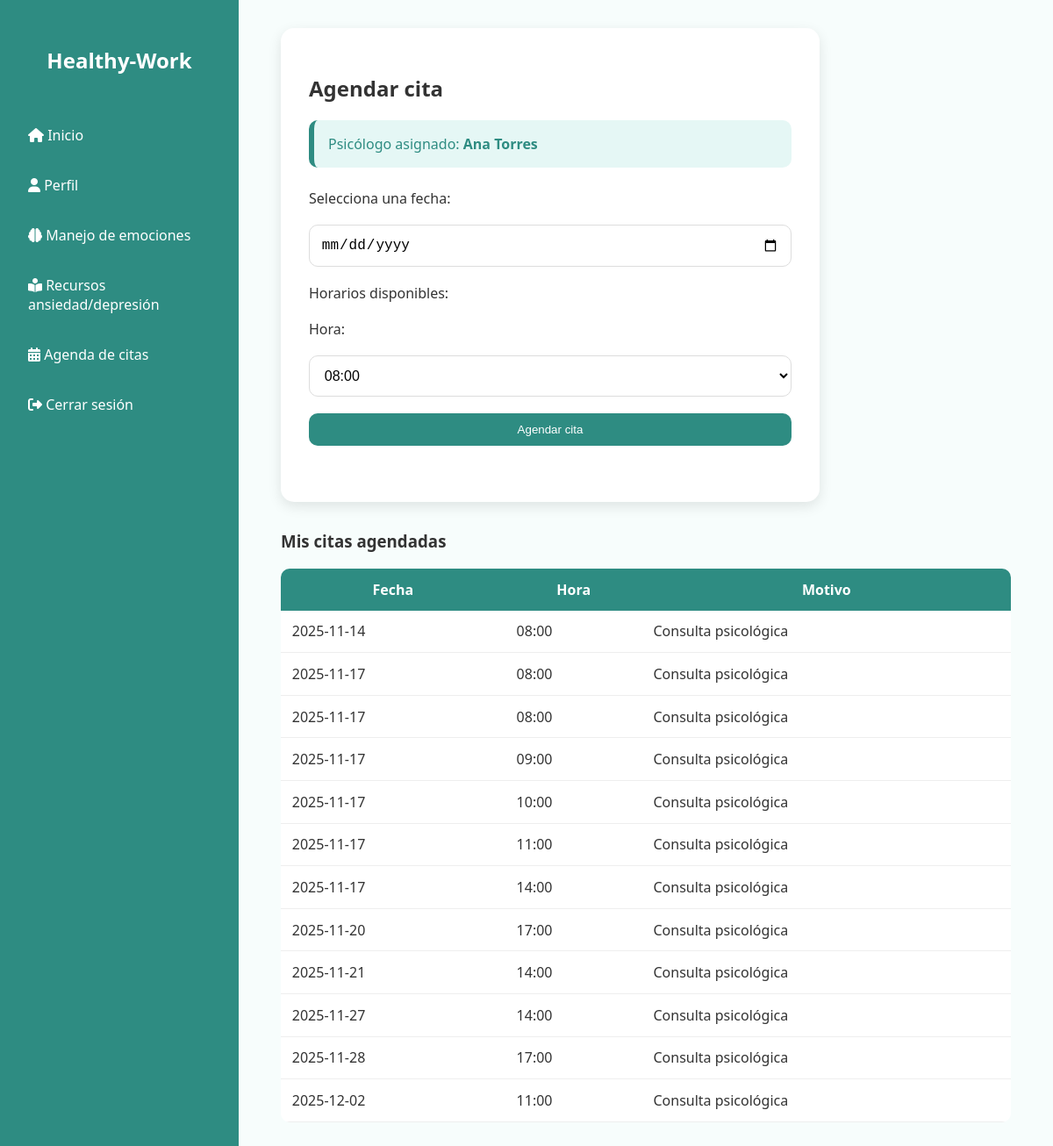
The app's page /agenda (signed in) with its own data.
### tables this page shows
CREATE TABLE citas (
    id INTEGER PRIMARY KEY AUTOINCREMENT,
    usuario_id INTEGER,
    fecha TEXT NOT NULL,
    hora TEXT NOT NULL,
    motivo TEXT,
    FOREIGN KEY(usuario_id) REFERENCES usuarios(id)
);

### app.py (the view, shortened to what this page needs)
@app.route("/agenda", methods=["GET", "POST"])
def agenda():
    if "user_id" not in session:
        return redirect(url_for("login"))
    conn = get_db()
    hoy = date.today().isoformat()
    horarios_base = [
        "08:00", "09:00", "10:00", "11:00",
        "14:00", "15:00"
    ]
    fecha_seleccionada = request.form.get("fecha")
    horarios_ocupados = []
    if fecha_seleccionada:
        consulta = conn.execute(
            "SELECT hora FROM citas WHERE fecha = ?",
            (fecha_seleccionada,)
        ).fetchall()
        horarios_ocupados = [fila["hora"] for fila in consulta]
    tz = pytz.timezone("America/Bogota")
    if fecha_seleccionada == hoy:
        hora_actual = datetime.now(tz).strftime("%H:%M")
        horarios_base = [h for h in horarios_base if h > hora_actual]
    horarios_libres = [h for h in horarios_base if h not in horarios_ocupados]
    sin_horarios = len(horarios_libres) == 0
    citas = conn.execute(
        "SELECT * FROM citas WHERE usuario_id = ? ORDER BY fecha, hora",
        (session["user_id"],)
    ).fetchall()
    conn.close()
    return render_template(
        "agenda.html",
        citas=citas,
        hoy=hoy,
        horarios_libres=horarios_libres,
        sin_horarios=sin_horarios   # <--- AQUÍ YA FUNCIONA
    )

### app.py (called while the page is built)
def get_db():
    conn = sqlite3.connect("instance/healthy.db")
    conn.row_factory = sqlite3.Row
    return conn

### templates/agenda.html (shortened to what this page needs)
<!DOCTYPE html>
<html lang="es">
<head>
  <link rel="stylesheet" href="{{ url_for('static', filename='styles.css') }}">
  <link rel="stylesheet" href="https://cdnjs.cloudflare.com/ajax/libs/font-awesome/6.5.1/css/all.min.css" />
</head>
<body>
  <div class="dashboard-container">
    <aside class="sidebar">
        <h2>Healthy-Work</h2>
        <nav>
            <ul>
                <li>
                    <a href="{{ url_for('dashboard') }}"
                       {% if request.endpoint == 'dashboard' %}class="active"{% endif %}>
                        <i class="fas fa-home sidebar-icon"></i>
                        Inicio
                    </a>
                </li>
                <li>
                    <a href="{{ url_for('perfil') }}"
                       {% if request.endpoint == 'perfil' %}class="active"{% endif %}>
                        <i class="fas fa-user sidebar-icon"></i>
                        Perfil
                    </a>
                </li>
                <li>
                    <a href="{{ url_for('emociones') }}"
                       {% if request.endpoint == 'emociones' %}class="active"{% endif %}>
                        <i class="fas fa-brain sidebar-icon"></i>
                        Manejo de emociones
                    </a>
                </li>
                <li>
                    <a href="{{ url_for('recursos') }}"
                       {% if request.endpoint == 'recursos' %}class="active"{% endif %}>
                        <i class="fas fa-book-reader sidebar-icon"></i>
                        Recursos ansiedad/depresión
                    </a>
                </li>
                <li>
                    <a href="{{ url_for('agenda') }}"
                       {% if request.endpoint == 'agenda' %}class="active"{% endif %}>
                        <i class="fas fa-calendar-alt sidebar-icon"></i>
                        Agenda de citas
                    </a>
                </li>
                <li>
                    <a href="{{ url_for('login') }}">
                        <i class="fas fa-sign-out-alt sidebar-icon"></i>
                        Cerrar sesión
                    </a>
                </li>
            </ul>
        </nav>
    </aside>
    <main class="main-content">
        <div class="agenda-section">
        <h2>Agendar cita</h2>
        <p class="psychologist">
            Psicólogo asignado: <strong>Ana Torres</strong>
        </p>
        <form method="POST" class="agenda-form">
            <label for="fecha">Selecciona una fecha:</label>
            <input type="date"
                  id="fecha"
                  name="fecha"
                  required
                  min="{{ hoy }}"
                  >
            <label for="hora">Horarios disponibles:</label>
            {% if sin_horarios %}
              <p>No hay horarios disponibles para este día.</p>
            {% else %}
                <label for="hora">Hora:</label>
                <select name="hora" id="hora" required>
                    {% for h in horarios_libres %}
                        <option value="{{ h }}">{{ h }}</option>
                    {% endfor %}
                </select>
            {% endif %}
            <button type="submit" class="btn">Agendar cita</button>
        </form>
      </div>
      <div class="table-container">
          <h3>Mis citas agendadas</h3>
          <table>
              <thead>
                  <tr>
                      <th>Fecha</th>
                      <th>Hora</th>
                      <th>Motivo</th>
                  </tr>
              </thead>
              <tbody>
                  {% for cita in citas %}
                  <tr>
                      <td>{{ cita['fecha'] }}</td>
                      <td>{{ cita['hora'] }}</td>
                      <td>{{ cita['motivo'] }}</td>
                  </tr>
                  {% endfor %}
              </tbody>
          </table>
      </div>

### static/styles.css (style rules this page uses)
body { margin: 0; padding: 0; font-family: "Segoe UI", sans-serif; background: #F7FDFC; color: #333; }
.btn { display: inline-block; background: #2E8C82; color: white; padding: 0.7rem 1.2rem; border-radius: 10px; text-align: center; border: none; cursor: pointer; transition: 0.2s; }
.dashboard-container { display: flex; height: 100vh; }
.sidebar { width: 240px; background: #2E8C82; color: white; padding: 2rem 1rem; display: flex; flex-direction: column; }
.sidebar h2 { text-align: center; margin-bottom: 2rem; }
.sidebar ul { list-style: none; padding: 0; }
.sidebar li { margin: 1rem 0; }
.sidebar a { color: white; text-decoration: none; padding: 0.6rem 1rem; display: block; border-radius: 8px; transition: background 0.2s; }
.main-content { flex: 1; padding: 2rem 3rem; overflow-y: auto; }
.agenda-section { background: white; padding: 2rem; border-radius: 15px; box-shadow: 0 5px 15px rgba(0,0,0,0.1); max-width: 550px; }
.agenda-form { display: flex; flex-direction: column; gap: 1.2rem; }
.agenda-form input, .agenda-form textarea { padding: 0.8rem; border-radius: 10px; border: 1px solid #DDD; }
.table-container { margin-top: 2rem; }
table { width: 100%; background: white; border-radius: 10px; border-collapse: collapse; overflow: hidden; }
table th { background: #2E8C82; color: white; padding: 0.8rem; }
table td { padding: 0.8rem; border-bottom: 1px solid #EEE; }
.psychologist { background: #E5F7F5; padding: 0.8rem 1rem; border-left: 5px solid #2E8C82; border-radius: 10px; margin-bottom: 1.5rem; font-size: 1rem; color: #2E8C82; }
.agenda-section input[type="date"], .agenda-section select { padding: 0.8rem; border: 1px solid #DDD; border-radius: 10px; background: white; }
.psychologist { background: #E5F7F5; padding: 1rem; border-left: 6px solid #2E8C82; border-radius: 10px; margin-bottom: 1.5rem; font-size: 1rem; }
.agenda-form { display: flex; flex-direction: column; gap: 1.2rem; margin-bottom: 2rem; }
.agenda-form input[type="date"], .agenda-form select { padding: 0.8rem; border-radius: 10px; border: 1px solid #DDD; background: #FFFFFF; font-size: 1rem; }

### records on screen
citas: fecha "2025-11-14", hora "08:00", motivo "Consulta psicológica"
citas: fecha "2025-11-17", hora "08:00", motivo "Consulta psicológica"
citas: fecha "2025-11-17", hora "08:00", motivo "Consulta psicológica"
citas: fecha "2025-11-17", hora "09:00", motivo "Consulta psicológica"
citas: fecha "2025-11-17", hora "10:00", motivo "Consulta psicológica"
citas: fecha "2025-11-17", hora "11:00", motivo "Consulta psicológica"
citas: fecha "2025-11-17", hora "14:00", motivo "Consulta psicológica"
citas: fecha "2025-11-20", hora "17:00", motivo "Consulta psicológica"
citas: fecha "2025-11-21", hora "14:00", motivo "Consulta psicológica"
citas: fecha "2025-11-27", hora "14:00", motivo "Consulta psicológica"
citas: fecha "2025-11-28", hora "17:00", motivo "Consulta psicológica"
citas: fecha "2025-12-02", hora "11:00", motivo "Consulta psicológica"

### other values on screen
form field hora "08:00"
